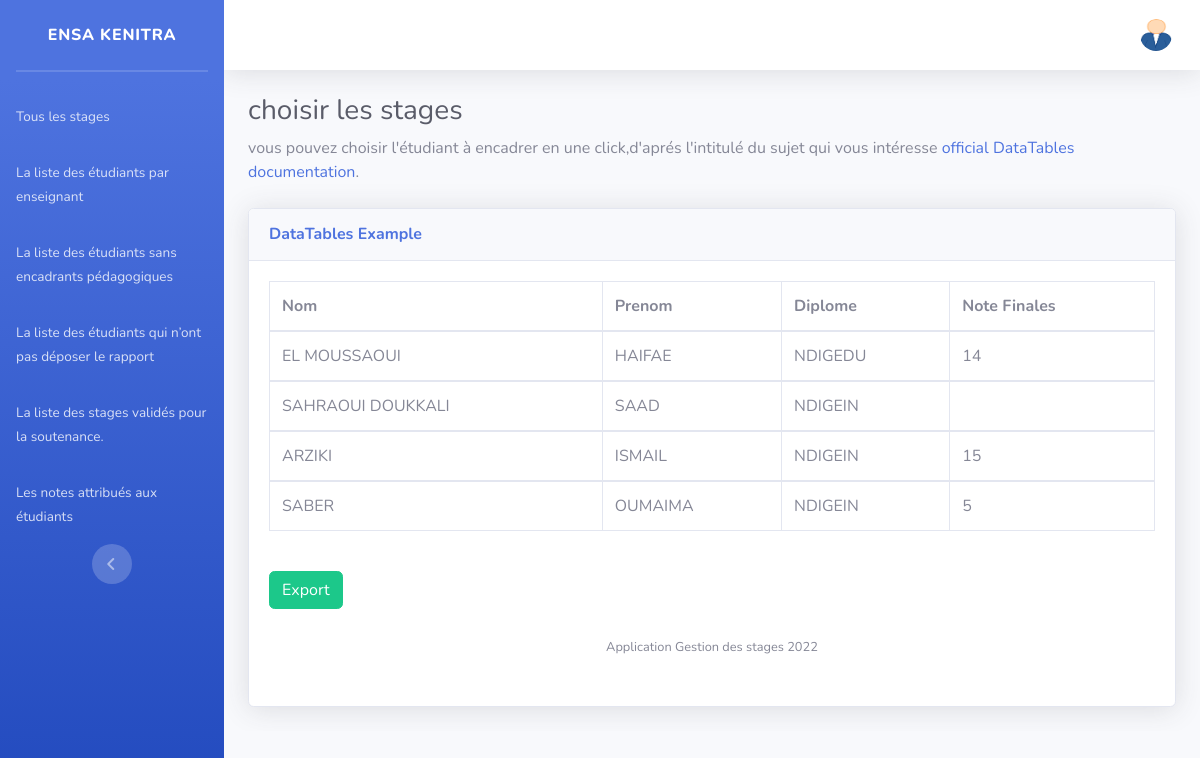
Screenshot of /VisualiNote.php with the database file from the repository.
### tables this page shows
CREATE TABLE `etudiant` (
  `id` int(11) NOT NULL,
  `diplôme` varchar(7) DEFAULT NULL,
  `apogee` int(8) DEFAULT NULL,
  `nom` varchar(25) DEFAULT NULL,
  `prenom` varchar(19) DEFAULT NULL,
  `email` varchar(41) DEFAULT NULL,
  `mdp` varchar(6) DEFAULT NULL,
  `url` text NOT NULL,
  `id_stage` int(7) DEFAULT NULL
);

CREATE TABLE `stage` (
  `id_stage` int(5) NOT NULL,
  `intituléSujet` varchar(50) DEFAULT NULL,
  `descri` varchar(61) DEFAULT NULL,
  `technologiesUtilisées` varchar(61) DEFAULT NULL,
  `rapportv1` text DEFAULT NULL,
  `rapportv2` text DEFAULT NULL,
  `id_entreprise` int(7) DEFAULT NULL,
  `presentation` text DEFAULT NULL,
  `attestation` text DEFAULT NULL,
  `validation` varchar(30) DEFAULT 'Non Validé',
  `nomEncadrant` varchar(60) DEFAULT NULL,
  `prenomEncadrant` varchar(60) DEFAULT NULL,
  `noteFinal` int(5) DEFAULT NULL,
  `id_enseignant` int(5) DEFAULT NULL,
  `nomBinôme` varchar(100) NOT NULL,
  `prenomBinôme` varchar(100) NOT NULL
);

### VisualiNote.php (the view, shortened to what this page needs)
<?php session_start();
include('includes/header.php');
include('includes/navbarAdmin.php');
$conn = mysqli_connect('localhost', 'root', '', 'projetstage') or die('Unable To connect');
try {
    $query = "SELECT * FROM etudiant,stage,enseignant
    WHERE  etudiant.id_stage=stage.id_stage and enseignant.id_enseignant=stage.id_enseignant";
    $result = $conn->query($query);
?>
    <body id="page-top">
        <div id="wrapper">
            <div id="content-wrapper" class="d-flex flex-column">
                <div id="content">
                    <div class="container-fluid">
                        <h1 class="h3 mb-2 text-gray-800">choisir les stages </h1>
                        <p class="mb-4">vous pouvez choisir l'étudiant à encadrer en une click,d'aprés l'intitulé du sujet qui vous intéresse <a target="_blank" href="https://datatables.net">official DataTables documentation</a>.</p>
                        <div class="card shadow mb-4">
                            <div class="card-header py-3">
                                <h6 class="m-0 font-weight-bold text-primary">DataTables Example</h6>
                            </div>
                            <div class="card-body">
                                <div class="table-responsive">
                                    <table class="table table-bordered" id="dataTable" width="100%" cellspacing="0">
                                        <thead>
                                            <tr>
                                                <th>Nom</th>
                                                <th>Prenom</th>
                                                <th>Diplome</th>
                                                <th>Note Finales</th>
                                            </tr>
                                        </thead>
                                        <?php
     while($row = mysqli_fetch_array($result))
     {
        echo '
        <tbody>
       <tr>
         <td>'.$row["nom"].'</td>
         <td>'.$row["prenom"].'</td>
         <td>'.$row["diplôme"].'</td>
         <td>'.$row["noteFinal"].'</td>
       </tr>
       </tbody>
        ';
     }
                                        ?>
                                    </table>
                                    <br />
    <form method="post" action="export.php">
     <input type="submit" name="export" class="btn btn-success" value="Export" />
    </form>
                                <?php
                            } catch (PDOException $e) {
                                echo "Error: " . $e->getMessage();
                            }
                            include('includes/footer.php');
                                ?>

### includes/header.php (shortened to what this page needs)
<!DOCTYPE html>
<html lang="en">
<head>
    <link href="vendor/fontawesome-free/css/all.min.css" rel="stylesheet" type="text/css">
    <link href="css/sb-admin-2.min.css" rel="stylesheet">
</head>
<body id="page-top">
    <div id="wrapper">

### includes/navbarAdmin.php (shortened to what this page needs)
<ul class="navbar-nav bg-gradient-primary sidebar sidebar-dark accordion" id="accordionSidebar">
<a class="sidebar-brand d-flex align-items-center justify-content-center">
    <div class="sidebar-brand-text mx-3">ENSA KENITRA<sup></sup></div>
</a>
<hr class="sidebar-divider my-0">
<hr class="sidebar-divider">
<li class="nav-item">
    <a class="nav-link " href="visustage.php"  data-target="#collapseTwo"
         aria-controls="collapseTwo">
        <span>Tous les stages </span>
    </a>
</li>
<li class="nav-item">
    <a class="nav-link " href="listeEtuEnsei.php" data-target="#collapseTwo"
         aria-controls="collapseTwo">
        <span>La liste des étudiants par enseignant</span>
    </a>
</li>
<li class="nav-item">
    <a class="nav-link " href="EtuSansEncadrant.php" data-target="#collapseTwo"
         aria-controls="collapseTwo">
        <span> La liste des étudiants sans encadrants pédagogiques</span>
    </a>
</li>
<li class="nav-item">
    <a class="nav-link " href="EtudnonRapport.php" data-target="#collapseTwo"
         aria-controls="collapseTwo">
        <span>La liste des étudiants qui n’ont pas déposer le rapport</span>
    </a>
</li>
<li class="nav-item">
    <a class="nav-link " href="visu_stage_validé.php" data-target="#collapseTwo"
         aria-controls="collapseTwo">
        <span>La liste des stages validés pour la soutenance.</span>
    </a>
</li>
<li class="nav-item">
    <a class="nav-link" href="VisualiNote.php">
        <span>Les notes attribués aux étudiants</span></a>
</li>
<div class="text-center d-none d-md-inline">
    <button class="rounded-circle border-0" id="sidebarToggle"></button>
</div>
</ul>
    <?php
include('topbarAdmin.php');
?>

### includes/topbarAdmin.php (shortened to what this page needs)
 <div id="content-wrapper" class="d-flex flex-column">
<div id="content">
    <nav class="navbar navbar-expand navbar-light bg-white topbar mb-4 static-top shadow">
        <ul class="navbar-nav ml-auto">
            <li class="nav-item dropdown no-arrow">
                <a class="nav-link dropdown-toggle" href="#" id="userDropdown" role="button"
                    data-toggle="dropdown" aria-haspopup="true" aria-expanded="false">
                    <img class="img-profile rounded-circle" src="./pdp/admin.png" alt="profil">
                </a>
            </li>
        </ul>
    </nav>

### includes/footer.php (shortened to what this page needs)
 <footer class="sticky-footer bg-white">
                <div class="container my-auto">
                    <div class="copyright text-center my-auto">
                        <span> Application Gestion des stages 2022</span>
                    </div>
                </div>
            </footer>
            </div>
        </div>
</div>
</div>
</body>
</html>

### rows the page displays
etudiant: nom "EL MOUSSAOUI", prenom "HAIFAE", diplôme "NDIGEDU", id_stage.noteFinal "14"
etudiant: nom "SAHRAOUI DOUKKALI", prenom "SAAD", diplôme "NDIGEIN"
etudiant: nom "ARZIKI", prenom "ISMAIL", diplôme "NDIGEIN", id_stage.noteFinal "15"
etudiant: nom "SABER", prenom "OUMAIMA", diplôme "NDIGEIN", id_stage.noteFinal "5"
